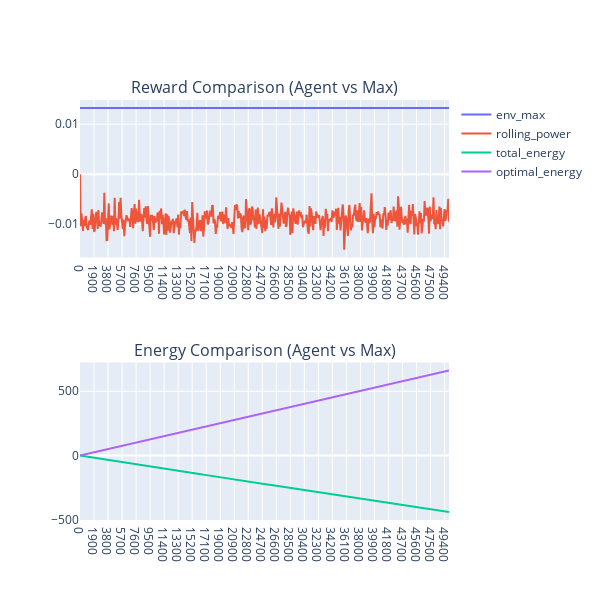

The notebook cell this image was saved under:
### Markdown cell above
#### Initiate an experiment
Remember to re-initialize the agent above or else it will resume learning on the exisitng agent

### Code cell
experiment_agent, progress_dict, progress_df = run_agent_experiment(exp_agent=experiment_agent, 
                                                                   exp_env=experiment_env, steps=steps, interval=interval)
plot_rolling_power(progress_df, experiment_env, height=600, width=600)

### Figure 1 — Plotly figure (JSON) as saved in the notebook; plotly's stock layout.template omitted (floating-point values rounded to 4 significant figures; data arrays with more than 128 entries replaced by an {"elided": "..."} marker saying what was removed)
{"data": [{"name": "env_max", "type": "scatter", "x": {"elided": "501 str values"}, "xaxis": "x", "y": {"elided": "501 float values"}, "yaxis": "y"}, {"name": "rolling_power", "type": "scatter", "x": {"elided": "501 str values"}, "xaxis": "x", "y": {"elided": "501 float values"}, "yaxis": "y"}, {"name": "total_energy", "type": "scatter", "x": {"elided": "501 str values"}, "xaxis": "x2", "y": {"elided": "501 float values"}, "yaxis": "y2"}, {"name": "optimal_energy", "type": "scatter", "x": {"elided": "501 str values"}, "xaxis": "x2", "y": {"elided": "501 float values"}, "yaxis": "y2"}], "layout": {"annotations": [{"font": {"size": 16}, "showarrow": false, "text": "Reward Comparison (Agent vs Max)", "x": 0.5, "xanchor": "center", "xref": "paper", "y": 1, "yanchor": "bottom", "yref": "paper"}, {"font": {"size": 16}, "showarrow": false, "text": "Energy Comparison (Agent vs Max)", "x": 0.5, "xanchor": "center", "xref": "paper", "y": 0.375, "yanchor": "bottom", "yref": "paper"}], "height": 600, "title": {"text": ""}, "width": 600, "xaxis": {"anchor": "y", "autorange": true, "domain": [0, 1], "range": [0, 500], "type": "category"}, "xaxis2": {"anchor": "y2", "autorange": true, "domain": [0, 1], "range": [0, 500], "type": "category"}, "yaxis": {"anchor": "x", "autorange": true, "domain": [0.625, 1], "range": [-0.01665, 0.01483], "type": "linear"}, "yaxis2": {"anchor": "x2", "autorange": true, "domain": [0, 0.375], "range": [-501.7, 724.0], "type": "linear"}}}
